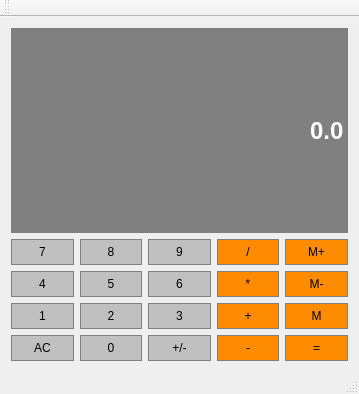
<?xml version="1.0" encoding="UTF-8"?>
<ui version="4.0">
 <class>Calculator</class>
 <widget class="QMainWindow" name="Calculator">
  <property name="geometry">
   <rect>
    <x>0</x>
    <y>0</y>
    <width>359</width>
    <height>394</height>
   </rect>
  </property>
  <property name="sizePolicy">
   <sizepolicy hsizetype="Preferred" vsizetype="Preferred">
    <horstretch>0</horstretch>
    <verstretch>0</verstretch>
   </sizepolicy>
  </property>
  <property name="windowTitle">
   <string>Calculator</string>
  </property>
  <widget class="QWidget" name="centralWidget">
   <layout class="QGridLayout" name="gridLayout">
    <item row="1" column="3">
     <widget class="QPushButton" name="Divide">
      <property name="sizePolicy">
       <sizepolicy hsizetype="Preferred" vsizetype="Preferred">
        <horstretch>0</horstretch>
        <verstretch>0</verstretch>
       </sizepolicy>
      </property>
      <property name="styleSheet">
       <string notr="true">QPushButton {
	background-color: #FF8C00;
	border: 1px solid gray;
	padding: 5px
}

QPushButton:pressed {
	background-color: #A9A9A9;
	border: 1px solid gray;
	padding: 5px
}
</string>
      </property>
      <property name="text">
       <string>/</string>
      </property>
     </widget>
    </item>
    <item row="2" column="1">
     <widget class="QPushButton" name="Button5">
      <property name="sizePolicy">
       <sizepolicy hsizetype="Preferred" vsizetype="Preferred">
        <horstretch>0</horstretch>
        <verstretch>0</verstretch>
       </sizepolicy>
      </property>
      <property name="styleSheet">
       <string notr="true">QPushButton {
	background-color: #C0C0C0;
	border: 1px solid gray;
	padding: 5px
}

QPushButton:pressed {
	background-color: #A9A9A9;
	border: 1px solid gray;
	padding: 5px
}
</string>
      </property>
      <property name="text">
       <string>5</string>
      </property>
     </widget>
    </item>
    <item row="1" column="1">
     <widget class="QPushButton" name="Button8">
      <property name="sizePolicy">
       <sizepolicy hsizetype="Preferred" vsizetype="Preferred">
        <horstretch>0</horstretch>
        <verstretch>0</verstretch>
       </sizepolicy>
      </property>
      <property name="styleSheet">
       <string notr="true">QPushButton {
	background-color: #C0C0C0;
	border: 1px solid gray;
	padding: 5px
}

QPushButton:pressed {
	background-color: #A9A9A9;
	border: 1px solid gray;
	padding: 5px
}
</string>
      </property>
      <property name="text">
       <string>8</string>
      </property>
     </widget>
    </item>
    <item row="3" column="2">
     <widget class="QPushButton" name="Button3">
      <property name="sizePolicy">
       <sizepolicy hsizetype="Preferred" vsizetype="Preferred">
        <horstretch>0</horstretch>
        <verstretch>0</verstretch>
       </sizepolicy>
      </property>
      <property name="styleSheet">
       <string notr="true">QPushButton {
	background-color: #C0C0C0;
	border: 1px solid gray;
	padding: 5px
}

QPushButton:pressed {
	background-color: #A9A9A9;
	border: 1px solid gray;
	padding: 5px
}
</string>
      </property>
      <property name="text">
       <string>3</string>
      </property>
     </widget>
    </item>
    <item row="1" column="2">
     <widget class="QPushButton" name="Button9">
      <property name="sizePolicy">
       <sizepolicy hsizetype="Preferred" vsizetype="Preferred">
        <horstretch>0</horstretch>
        <verstretch>0</verstretch>
       </sizepolicy>
      </property>
      <property name="styleSheet">
       <string notr="true">QPushButton {
	background-color: #C0C0C0;
	border: 1px solid gray;
	padding: 5px
}

QPushButton:pressed {
	background-color: #A9A9A9;
	border: 1px solid gray;
	padding: 5px
}
</string>
      </property>
      <property name="text">
       <string>9</string>
      </property>
     </widget>
    </item>
    <item row="1" column="4">
     <widget class="QPushButton" name="MemAdd">
      <property name="sizePolicy">
       <sizepolicy hsizetype="Preferred" vsizetype="Preferred">
        <horstretch>0</horstretch>
        <verstretch>0</verstretch>
       </sizepolicy>
      </property>
      <property name="styleSheet">
       <string notr="true">QPushButton {
	background-color: #FF8C00;
	border: 1px solid gray;
	padding: 5px
}

QPushButton:pressed {
	background-color: #A9A9A9;
	border: 1px solid gray;
	padding: 5px
}
</string>
      </property>
      <property name="text">
       <string>M+</string>
      </property>
     </widget>
    </item>
    <item row="3" column="1">
     <widget class="QPushButton" name="Button2">
      <property name="sizePolicy">
       <sizepolicy hsizetype="Preferred" vsizetype="Preferred">
        <horstretch>0</horstretch>
        <verstretch>0</verstretch>
       </sizepolicy>
      </property>
      <property name="styleSheet">
       <string notr="true">QPushButton {
	background-color: #C0C0C0;
	border: 1px solid gray;
	padding: 5px
}

QPushButton:pressed {
	background-color: #A9A9A9;
	border: 1px solid gray;
	padding: 5px
}
</string>
      </property>
      <property name="text">
       <string>2</string>
      </property>
     </widget>
    </item>
    <item row="3" column="3">
     <widget class="QPushButton" name="Add">
      <property name="sizePolicy">
       <sizepolicy hsizetype="Preferred" vsizetype="Preferred">
        <horstretch>0</horstretch>
        <verstretch>0</verstretch>
       </sizepolicy>
      </property>
      <property name="styleSheet">
       <string notr="true">QPushButton {
	background-color: #FF8C00;
	border: 1px solid gray;
	padding: 5px
}

QPushButton:pressed {
	background-color: #A9A9A9;
	border: 1px solid gray;
	padding: 5px
}
</string>
      </property>
      <property name="text">
       <string>+</string>
      </property>
     </widget>
    </item>
    <item row="2" column="0">
     <widget class="QPushButton" name="Button4">
      <property name="sizePolicy">
       <sizepolicy hsizetype="Preferred" vsizetype="Preferred">
        <horstretch>0</horstretch>
        <verstretch>0</verstretch>
       </sizepolicy>
      </property>
      <property name="styleSheet">
       <string notr="true">QPushButton {
	background-color: #C0C0C0;
	border: 1px solid gray;
	padding: 5px
}

QPushButton:pressed {
	background-color: #A9A9A9;
	border: 1px solid gray;
	padding: 5px
}
</string>
      </property>
      <property name="text">
       <string>4</string>
      </property>
     </widget>
    </item>
    <item row="2" column="4">
     <widget class="QPushButton" name="MemClear">
      <property name="sizePolicy">
       <sizepolicy hsizetype="Preferred" vsizetype="Preferred">
        <horstretch>0</horstretch>
        <verstretch>0</verstretch>
       </sizepolicy>
      </property>
      <property name="styleSheet">
       <string notr="true">QPushButton {
	background-color: #FF8C00;
	border: 1px solid gray;
	padding: 5px
}

QPushButton:pressed {
	background-color: #A9A9A9;
	border: 1px solid gray;
	padding: 5px
}
</string>
      </property>
      <property name="text">
       <string>M-</string>
      </property>
     </widget>
    </item>
    <item row="3" column="0">
     <widget class="QPushButton" name="Button1">
      <property name="sizePolicy">
       <sizepolicy hsizetype="Preferred" vsizetype="Preferred">
        <horstretch>0</horstretch>
        <verstretch>0</verstretch>
       </sizepolicy>
      </property>
      <property name="styleSheet">
       <string notr="true">QPushButton {
	background-color: #C0C0C0;
	border: 1px solid gray;
	padding: 5px
}

QPushButton:pressed {
	background-color: #A9A9A9;
	border: 1px solid gray;
	padding: 5px
}
</string>
      </property>
      <property name="text">
       <string>1</string>
      </property>
     </widget>
    </item>
    <item row="1" column="0">
     <widget class="QPushButton" name="Button7">
      <property name="sizePolicy">
       <sizepolicy hsizetype="Preferred" vsizetype="Preferred">
        <horstretch>0</horstretch>
        <verstretch>0</verstretch>
       </sizepolicy>
      </property>
      <property name="styleSheet">
       <string notr="true">QPushButton {
	background-color: #C0C0C0;
	border: 1px solid gray;
	border-radius: 0px;
	padding: 5px
}

QPushButton:pressed {
	background-color: #A9A9A9;
	border: 1px solid gray;
	border-radius: 0px;
	padding: 5px
}
</string>
      </property>
      <property name="text">
       <string>7</string>
      </property>
     </widget>
    </item>
    <item row="3" column="4">
     <widget class="QPushButton" name="MemGet">
      <property name="sizePolicy">
       <sizepolicy hsizetype="Preferred" vsizetype="Preferred">
        <horstretch>0</horstretch>
        <verstretch>0</verstretch>
       </sizepolicy>
      </property>
      <property name="styleSheet">
       <string notr="true">QPushButton {
	background-color: #FF8C00;
	border: 1px solid gray;
	padding: 5px
}

QPushButton:pressed {
	background-color: #A9A9A9;
	border: 1px solid gray;
	padding: 5px
}
</string>
      </property>
      <property name="text">
       <string>M</string>
      </property>
     </widget>
    </item>
    <item row="2" column="2">
     <widget class="QPushButton" name="Button6">
      <property name="sizePolicy">
       <sizepolicy hsizetype="Preferred" vsizetype="Preferred">
        <horstretch>0</horstretch>
        <verstretch>0</verstretch>
       </sizepolicy>
      </property>
      <property name="styleSheet">
       <string notr="true">QPushButton {
	background-color: #C0C0C0;
	border: 1px solid gray;
	padding: 5px
}

QPushButton:pressed {
	background-color: #A9A9A9;
	border: 1px solid gray;
	padding: 5px
}
</string>
      </property>
      <property name="text">
       <string>6</string>
      </property>
     </widget>
    </item>
    <item row="2" column="3">
     <widget class="QPushButton" name="Multiply">
      <property name="sizePolicy">
       <sizepolicy hsizetype="Preferred" vsizetype="Preferred">
        <horstretch>0</horstretch>
        <verstretch>0</verstretch>
       </sizepolicy>
      </property>
      <property name="styleSheet">
       <string notr="true">QPushButton {
	background-color: #FF8C00;
	border: 1px solid gray;
	padding: 5px
}

QPushButton:pressed {
	background-color: #A9A9A9;
	border: 1px solid gray;
	padding: 5px
}
</string>
      </property>
      <property name="text">
       <string>*</string>
      </property>
     </widget>
    </item>
    <item row="4" column="0">
     <widget class="QPushButton" name="Clear">
      <property name="sizePolicy">
       <sizepolicy hsizetype="Preferred" vsizetype="Preferred">
        <horstretch>0</horstretch>
        <verstretch>0</verstretch>
       </sizepolicy>
      </property>
      <property name="styleSheet">
       <string notr="true">QPushButton {
	background-color: #C0C0C0;
	border: 1px solid gray;
	padding: 5px
}

QPushButton:pressed {
	background-color: #A9A9A9;
	border: 1px solid gray;
	padding: 5px
}
</string>
      </property>
      <property name="text">
       <string>AC</string>
      </property>
     </widget>
    </item>
    <item row="4" column="1">
     <widget class="QPushButton" name="Button0">
      <property name="sizePolicy">
       <sizepolicy hsizetype="Preferred" vsizetype="Preferred">
        <horstretch>0</horstretch>
        <verstretch>0</verstretch>
       </sizepolicy>
      </property>
      <property name="styleSheet">
       <string notr="true">QPushButton {
	background-color: #C0C0C0;
	border: 1px solid gray;
	padding: 5px
}

QPushButton:pressed {
	background-color: #A9A9A9;
	border: 1px solid gray;
	padding: 5px
}
</string>
      </property>
      <property name="text">
       <string>0</string>
      </property>
     </widget>
    </item>
    <item row="4" column="2">
     <widget class="QPushButton" name="ChangeSign">
      <property name="sizePolicy">
       <sizepolicy hsizetype="Preferred" vsizetype="Preferred">
        <horstretch>0</horstretch>
        <verstretch>0</verstretch>
       </sizepolicy>
      </property>
      <property name="styleSheet">
       <string notr="true">QPushButton {
	background-color: #C0C0C0;
	border: 1px solid gray;
	padding: 5px
}

QPushButton:pressed {
	background-color: #A9A9A9;
	border: 1px solid gray;
	padding: 5px
}
</string>
      </property>
      <property name="text">
       <string>+/-</string>
      </property>
     </widget>
    </item>
    <item row="4" column="3">
     <widget class="QPushButton" name="Subtract">
      <property name="sizePolicy">
       <sizepolicy hsizetype="Preferred" vsizetype="Preferred">
        <horstretch>0</horstretch>
        <verstretch>0</verstretch>
       </sizepolicy>
      </property>
      <property name="styleSheet">
       <string notr="true">QPushButton {
	background-color: #FF8C00;
	border: 1px solid gray;
	padding: 5px
}

QPushButton:pressed {
	background-color: #A9A9A9;
	border: 1px solid gray;
	padding: 5px
}
</string>
      </property>
      <property name="text">
       <string>-</string>
      </property>
     </widget>
    </item>
    <item row="4" column="4">
     <widget class="QPushButton" name="Equals">
      <property name="sizePolicy">
       <sizepolicy hsizetype="Preferred" vsizetype="Preferred">
        <horstretch>0</horstretch>
        <verstretch>0</verstretch>
       </sizepolicy>
      </property>
      <property name="styleSheet">
       <string notr="true">QPushButton {
	background-color: #FF8C00;
	border: 1px solid gray;
	padding: 5px
}

QPushButton:pressed {
	background-color: #A9A9A9;
	border: 1px solid gray;
	padding: 5px
}
</string>
      </property>
      <property name="text">
       <string>=</string>
      </property>
     </widget>
    </item>
    <item row="0" column="0" colspan="5">
     <widget class="QLineEdit" name="Display">
      <property name="sizePolicy">
       <sizepolicy hsizetype="Preferred" vsizetype="Expanding">
        <horstretch>0</horstretch>
        <verstretch>0</verstretch>
       </sizepolicy>
      </property>
      <property name="font">
       <font>
        <family>Helvetica Neue</family>
        <pointsize>18</pointsize>
        <weight>75</weight>
        <bold>true</bold>
       </font>
      </property>
      <property name="styleSheet">
       <string notr="true">QLineEdit {
	background-color: gray;
	border: 1px solid gray;
	color: white;
}
</string>
      </property>
      <property name="text">
       <string>0.0</string>
      </property>
      <property name="alignment">
       <set>Qt::AlignRight|Qt::AlignTrailing|Qt::AlignVCenter</set>
      </property>
     </widget>
    </item>
   </layout>
  </widget>
  <widget class="QMenuBar" name="menuBar">
   <property name="geometry">
    <rect>
     <x>0</x>
     <y>0</y>
     <width>359</width>
     <height>22</height>
    </rect>
   </property>
  </widget>
  <widget class="QToolBar" name="mainToolBar">
   <attribute name="toolBarArea">
    <enum>TopToolBarArea</enum>
   </attribute>
   <attribute name="toolBarBreak">
    <bool>false</bool>
   </attribute>
  </widget>
  <widget class="QStatusBar" name="statusBar"/>
 </widget>
 <layoutdefault spacing="6" margin="11"/>
 <resources/>
 <connections/>
</ui>
